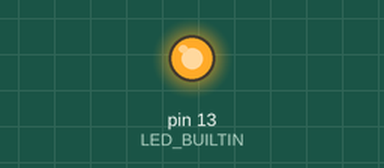
A sketch run on a simulated Arduino Uno, built with avr-gcc and run on an emulated ATmega328P. Shown: output pins drawn as LEDs (lit = HIGH). What the sketch prints to the serial monitor is not drawn.

Above: at 1.0 s.
At 3.0 s:
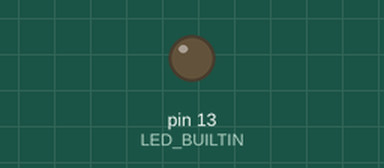
Timing chart, 0 to 5.2 s (numbered marks = the images above):
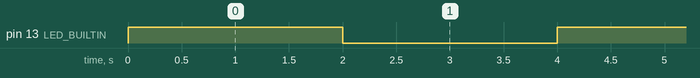

Measured:
- by itself, pin 13 (LED_BUILTIN): alternates HIGH for 2.0 s and LOW for 2.0 s

The sketch:

hello_world.ino
```cpp
void setup() {
  // put your setup code here, to run once:
  Serial.begin(9600);
  Serial.println("Hello World!");

  pinMode(LED_BUILTIN, OUTPUT);
}

void loop() {
  // put your main code here, to run repeatedly:
  digitalWrite(LED_BUILTIN, HIGH);
  delay(2000);
  digitalWrite(LED_BUILTIN, LOW);
  delay(2000);
}
```
